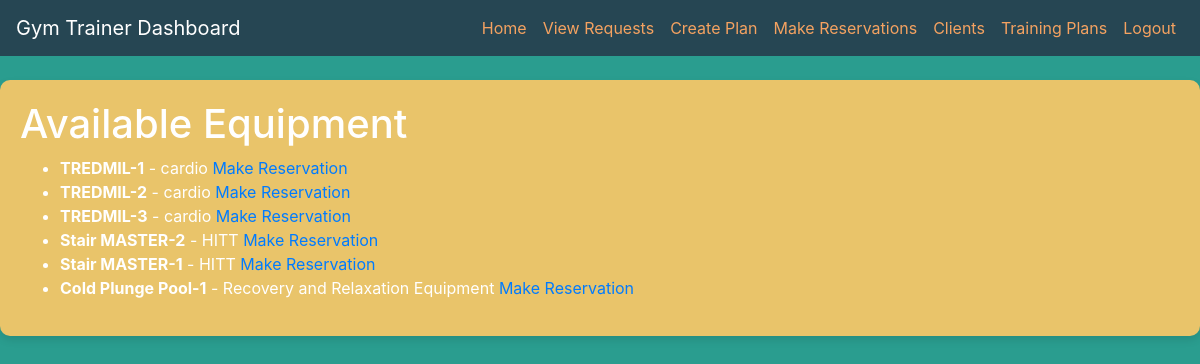
/members/equipment/, run on the app's committed database.
### Members/models.py (models this page shows, shortened)
class Equipment(models.Model):
    name = models.CharField(max_length=255)
    description = models.TextField()

### Members/views.py (the view)
# urls.py: path('equipment/', views.available_equipment, name='available_equipment'),
def available_equipment(request):
    print("View is called")  # Check if this message appears in the console
    equipment = Equipment.objects.all()
    return render(request, 'list_equipment.html', {'equipment': equipment})

### Members/templates/list_equipment.html
{% extends 'Navbar.html' %}
{% block content %}
    <h1>Available Equipment</h1>
    <ul>
        {% for item in equipment %}
            <li>
                <strong>{{ item.name }}</strong> - {{ item.description }}
                <a href="{% url 'Members:make_reservation' %}">Make Reservation</a>
            </li>
        {% endfor %}
    </ul>
{% endblock %}

### Members/templates/Navbar.html (style rules this page uses)
body { background-color: #2A9D8F!important; }

### data on the page
Equipment: name "TREDMIL-1", description "cardio"
Equipment: name "TREDMIL-2", description "cardio"
Equipment: name "TREDMIL-3", description "cardio"
Equipment: name "Stair MASTER-2", description "HITT"
Equipment: name "Stair MASTER-1", description "HITT"
Equipment: name "Cold Plunge Pool-1", description "Recovery and Relaxation Equipment"
